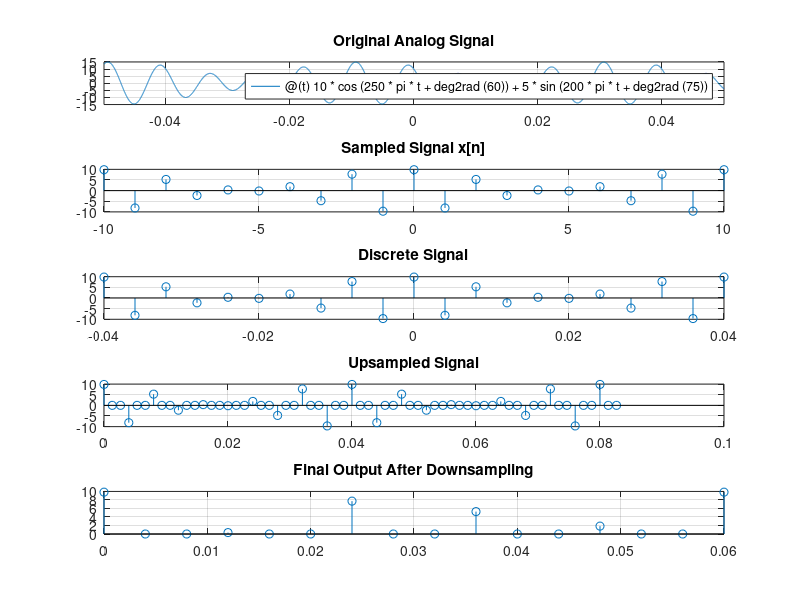

Write MATLAB code to recreate this figure.


%EET 3370: DIGITAL SIGNAL PROCESSING
%LAB 1.
%GROUP MEMBERS:
%1. JOSHUA MUTHENYA WAMBUA EG209/109705/22
%2. AKALA DALVAN EG209/109726/22


%task 2


clc; clear; close all;

% Define parameters
Fs = 250; % Choose Fs > max freq (125 Hz), so Fs = 250 is safe
n = -10:10;
t = n/Fs;

% Original discrete signal
x = 10*cos(250*pi*t + deg2rad(60)) + 5*sin(200*pi*t + deg2rad(75));

% Upsample by 3
x_up = upsample(x, 3);

% Downsample the upsampled signal by 4
x_down = downsample(x_up, 4);

% Time vectors for plotting
t_up = (0:length(x_up)-1)/Fs/3;
t_down = (0:length(x_down)-1)/Fs;

% Plots
figure;
subplot(5,1,1); fplot(@(t) 10*cos(250*pi*t + deg2rad(60)) + 5*sin(200*pi*t + deg2rad(75)), [-0.05, 0.05]);
title('Original Analog Signal'); grid on;

subplot(5,1,2); stem(n, x); title('Sampled Signal x[n]'); grid on;

subplot(5,1,3); stem(t, x); title('Discrete Signal'); grid on;

subplot(5,1,4); stem(t_up, x_up); title('Upsampled Signal'); grid on;

subplot(5,1,5); stem(t_down, x_down); title('Final Output After Downsampling'); grid on;
